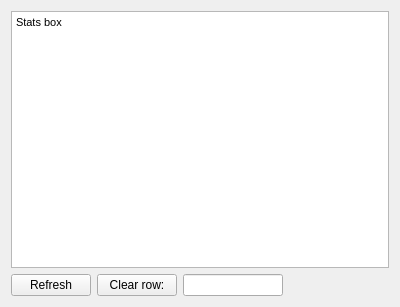
<?xml version="1.0" encoding="UTF-8"?>
<ui version="4.0">
 <class>W_GaitStats</class>
 <widget class="QWidget" name="W_GaitStats">
  <property name="geometry">
   <rect>
    <x>0</x>
    <y>0</y>
    <width>400</width>
    <height>307</height>
   </rect>
  </property>
  <property name="sizePolicy">
   <sizepolicy hsizetype="Expanding" vsizetype="Expanding">
    <horstretch>0</horstretch>
    <verstretch>0</verstretch>
   </sizepolicy>
  </property>
  <property name="minimumSize">
   <size>
    <width>400</width>
    <height>0</height>
   </size>
  </property>
  <property name="windowTitle">
   <string>Form</string>
  </property>
  <layout class="QVBoxLayout" name="verticalLayout">
   <item>
    <widget class="QPlainTextEdit" name="te_code">
     <property name="font">
      <font>
       <pointsize>8</pointsize>
      </font>
     </property>
     <property name="plainText">
      <string>Stats box
</string>
     </property>
     <property name="textInteractionFlags">
      <set>Qt::TextSelectableByKeyboard|Qt::TextSelectableByMouse</set>
     </property>
    </widget>
   </item>
   <item>
    <layout class="QHBoxLayout" name="horizontalLayout">
     <property name="sizeConstraint">
      <enum>QLayout::SetDefaultConstraint</enum>
     </property>
     <item>
      <widget class="QPushButton" name="pb_Refresh">
       <property name="text">
        <string>Refresh</string>
       </property>
      </widget>
     </item>
     <item>
      <widget class="QPushButton" name="pb_ClearRow">
       <property name="text">
        <string>Clear row:</string>
       </property>
      </widget>
     </item>
     <item>
      <widget class="QLineEdit" name="le_number">
       <property name="maximumSize">
        <size>
         <width>100</width>
         <height>16777215</height>
        </size>
       </property>
      </widget>
     </item>
     <item>
      <spacer name="horizontalSpacer">
       <property name="orientation">
        <enum>Qt::Horizontal</enum>
       </property>
       <property name="sizeHint" stdset="0">
        <size>
         <width>40</width>
         <height>20</height>
        </size>
       </property>
      </spacer>
     </item>
    </layout>
   </item>
  </layout>
 </widget>
 <resources/>
 <connections/>
</ui>
